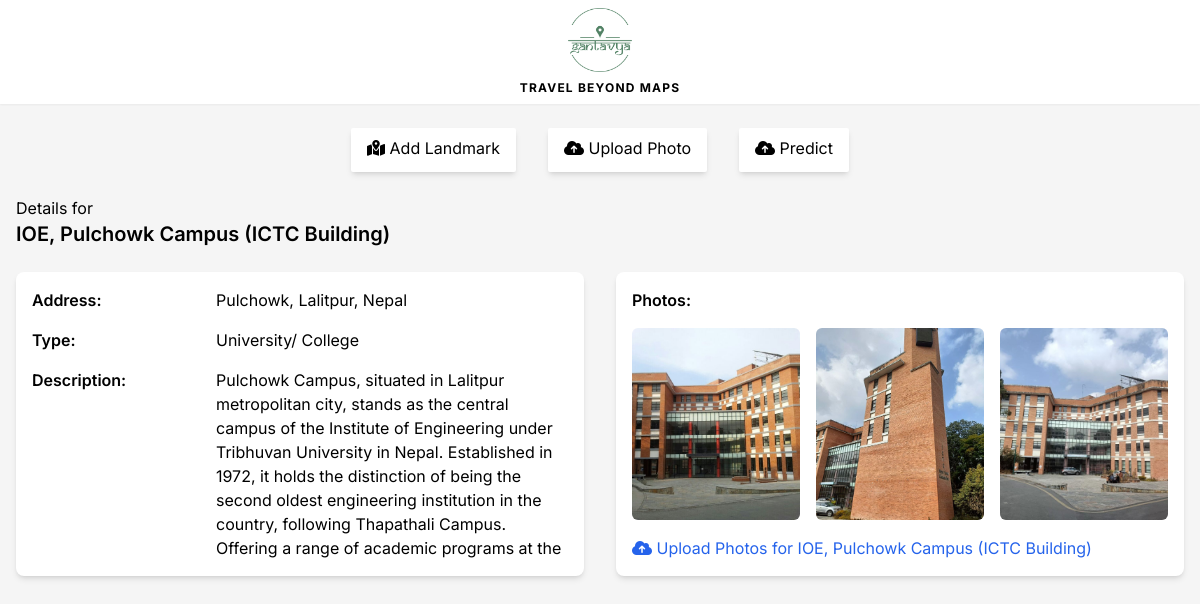
Screenshot of /landmark/5/ with the database file from the repository.
### base/models.py (models this page shows, shortened)
class Landmark(models.Model):
    name = models.CharField(max_length=300,blank=False, null=False) # Pumdikot Shiva Statue
    address = models.CharField(max_length=300,blank=False, null=False) # Pumdikot
    type = models.CharField(max_length=300,blank=False, null=False) # Temple
    description = models.TextField(null=True, blank=True)
    facts = models.TextField(null=True, blank=True)
    longitude = models.CharField(max_length=50, null=True, blank=True)
    latitude = models.CharField(max_length=50, null=True, blank=True)
    saved_by = models.ManyToManyField(User, related_name='saved_landmarks', blank=True) # landmark saved by users
    pred_history = models.ManyToManyField(User, related_name='predicted_landmarks', blank=True) # landmark predicted by users
    updated = models.DateTimeField(auto_now=True)
    created = models.DateTimeField(auto_now_add=True)

class Photos(models.Model):
    place = models.ForeignKey(Landmark, on_delete=models.CASCADE, related_name='photos')
    photo = models.ImageField(upload_to='images/')
    upload_date = models.DateTimeField(auto_now_add=True)

### base/views.py (the view)
# urls.py: path('landmark/<int:landmark_id>/', views.landmark_detail, name='landmark_detail'),
def landmark_detail(request, landmark_id):
    landmark = get_object_or_404(Landmark, pk=landmark_id)
    photos = landmark.photos.all()  # Access all photos associated with the landmark
    if request.method == 'POST':
        photo_form = PhotoUploadForm(request.POST, request.FILES)
        if photo_form.is_valid():
            photo = photo_form.save(commit=False)
            photo.place = landmark
            photo.save()
            return redirect('landmark_detail', landmark_id=landmark.id)
    else:
        photo_form = PhotoUploadForm()
    return render(request, 'base/landmark_detail.html', {'landmark': landmark, 'photos': photos, 'photo_form': photo_form})

### base/templates/base/landmark_detail.html (shortened to what this page needs)
{% extends 'base/index.html' %} {% block title %} Landmark Detail {% endblock %}
{% block body %}
<p>Details for</p>
<h1 class="text-xl font-semibold">{{landmark.name}}</h1>
<div class="mt-6 grid grid-cols-1 md:grid-cols-2 gap-8">
  <div class="w-full h-full shadow-md rounded-lg bg-white p-4 grid grid-cols-1 sm:grid-cols-2 md:grid-cols-3 gap-4 ">
    <p class="col-start-1 col-end-2"><strong class="font-semibold">Address:</strong></p>
    <p class="col-start-2 col-end-4">{{ landmark.address }}</p>
    <p class="col-start-1 col-end-2"><strong class="font-semibold">Type:</strong></p>
    <p class="col-start-2 col-end-4">{{ landmark.type }}</p>
    <p class="col-start-1 col-end-2"><strong class="font-semibold">Description:</strong></p>
    <p class="col-start-2 col-end-4 h-48 w-full overflow-y-auto">
      {% if landmark.description %}
      {{ landmark.description }}
      {% else %}
      No details available.
      {% endif %}
    </p>
  </div>
  <div class="w-full h-full shadow-md rounded-lg bg-white p-4 gap-4 flex flex-col justify-start items-start">
    <h2 class="font-semibold">Photos:</h2>
    <div class="h-full">
      {% if photos %}
      <div class="h-full gap-4 grid grid-cols-1 sm:grid-cols-2 md:grid-cols-3 h-48 overflow-y-auto">
        {% for photo in photos %}
        <form method="post" action="{% url 'landmark_detail' photo.id %}" class="h-full relative group">
          <img src="{{ photo.photo.url }}" alt="Landmark Photo"
            class="w-full h-full object-cover aspect-square rounded-md hover:shadow-xl duration-300 ease-in-out cursor-pointer" />
        </form>
        {% endfor %}
      </div>
      {% else %}
      <p>No photos available for this landmark.</p>
      {% endif %}
    </div>
    <div class="mt-auto text-blue-600  hover:text-blue-800 duration-300 ease-in-out">
      <a href="{% url 'upload_photo' landmark_id=landmark.id %}">
        <i class="fas fa-cloud-upload-alt"></i>
        <span>Upload Photos for {{landmark.name}} </span>
      </a>
    </div>
  </div>
</div>
{% endblock %}

### static/styles/css/globals.css (style rules this page uses)
* { margin: 0; padding: 0; box-sizing: border-box; font-family: 'Inter', sans-serif; }
html { scroll-behavior: smooth; }
body { background-color: #f5f5f5; }

### rows the page displays
Landmark: name "IOE, Pulchowk Campus (ICTC Building)", address "Pulchowk, Lalitpur, Nepal", type "University/ College", description "Pulchowk Campus, situated in Lalitpur metropolitan city, stands as the central campus of the Institute of Engineering under Tribhuvan University in Nepal. Established in 1972, it holds the distinction of being the second oldest engineering institution in the country, following Thapathali Campus. Offering a range of academic programs at the…"
Photos: photo (picture)
Photos: photo (picture)
Photos: photo (picture)
